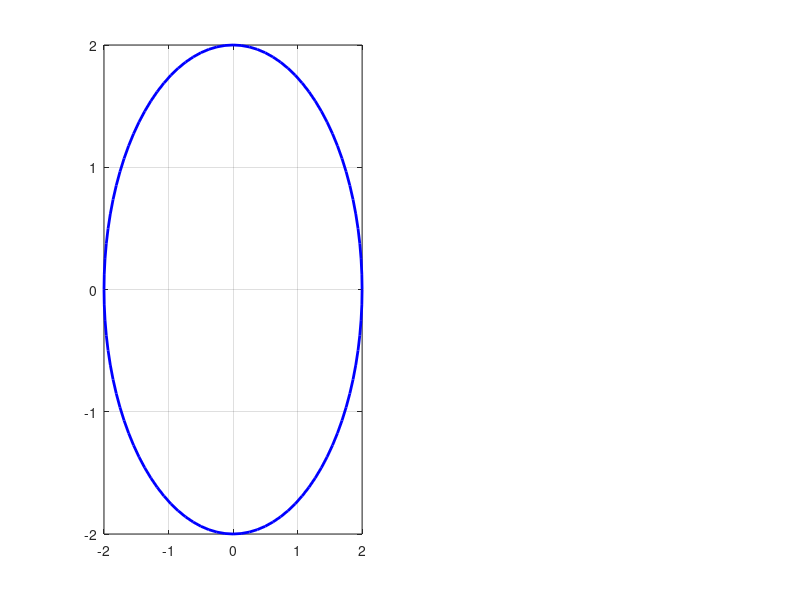

This chart was generated by the following MATLAB code: (Note: this script raises an error after producing the figure.)
Np = 220;            % Number of spatial points
dx = 2*pi/Np;        % discretization size
x  = 0:dx:(3*pi);    % utilized x range

% Individual Harmonics

f1sin = 2*sin(x);         f1cos = 2*cos(x);
f3sin = -1*cos(3*x);      f3cos = -1*sin(3*x);
f5sin = (2/3)*cos(5*x);   f5cos = (2/3)*sin(5*x);
f7sin = (-0.5)*sin(7*x);  f7cos = (-0.5)*cos(7*x);

%f=f1sin+f3sin+f5sin+f7sin;

Nt = 100;                % Number of points over the circles
dtheta = 2*pi/Nt;        % Discretization over circles
theta  = 0:dtheta:2*pi;  % Span the whole 2pi

% Circle points
x1=2*cos(theta);
y1=2*sin(theta);

x2=-1*sin(3*theta);
y2=-1*cos(3*theta);

x3=(2/3)*sin(5*theta);
y3=(2/3)*cos(5*theta);

x4=(-0.5)*cos(7*theta);
y4=(-0.5)*sin(7*theta);

Lx=length(x);
Lw=2; Fs=12;

shift = length(x);  % This is just to save the jpeg with continuing numbers
itx= 0+ shift;      % which is later used for video generation

for i=1:length(x)

    f1=figure (1); clf;

    sp1=subplot(1,2,1);
    %  -- 1st harmonic ---
    plot(x1,y1,'LineWidth',Lw,'Color','b'); hold on; grid on;
    line([0 f1cos(i)],[0 f1sin(i)],'Color','b','LineWidth',Lw,'LineSmoothing','on');
    set(sp1,'Position',[0.0400    0.1800    0.4    0.677]);
    xlim([-7 7]); ylim([-7 7])

    %  -- 2nd harmonic ---
    plot(x2+f1cos(i),y2+f1sin(i),'LineWidth',Lw,'Color','r'); hold on;
    line(f1cos(i)+[0 f3cos(i)],f1sin(i)+[0 f3sin(i)],'Color','r','LineWidth',Lw,'LineSmoothing','on');

    %  -- 3rd harmonic ---
    plot(x3+f1cos(i)+f3cos(i),y3+f1sin(i)+f3sin(i),'LineWidth',Lw,'Color','g'); hold on;
    line(f3cos(i)+f1cos(i)+[0 f5cos(i)],f3sin(i)+f1sin(i)+[0 f5sin(i)],'Color','g','LineWidth',Lw,'LineSmoothing','on');

    % -- 4th harmonic ---
    plot(x4+f1cos(i)+f3cos(i)+f5cos(i),y4+f1sin(i)+f3sin(i)+f5sin(i),'LineWidth',Lw,'Color','k'); hold on;
    line(f3cos(i)+f1cos(i)+f5cos(i)+[0 f7cos(i)],f3sin(i)+f1sin(i)+f5sin(i)+[0 f7sin(i)],'Color','k','LineWidth',Lw,'LineSmoothing','on');
    [xf4, yf4] = ds2nfu(f3cos(i)+f1cos(i)+f5cos(i)+f7cos(i),f3sin(i)+f1sin(i)+f5sin(i)+f7sin(i));     % Convert axes coordinates to figure coordinates for 1st axes

    title('Harmonic Circles','FontSize',Fs,'FontName','Century Gothic')

    sp2=subplot(1,2,2);
    plot(x,sawtooth(x),'m','LineWidth',Lw); hold on; grid on;
    ylim([-7 7]); xlim([0 19])
    set(sp2,'Position',[0.52    0.178200    0.49    0.680]);

    % Convert axes coordinates to figure coordinates for 1st axes
    %  -- 1st harmonic ---
    [xg1, yg1] = ds2nfu(x(i),f1sin(i));

    %  -- 2nd harmonic ---
    [xg2, yg2] = ds2nfu(x(i),f3sin(i)); % Convert axes coordinates to figure coordinates for 1st axes

    %  -- 3rd harmonic ---
    [xg3, yg3] = ds2nfu(x(i),f5sin(i)); % Convert axes coordinates to figure coordinates for 1st axes

    % -- 4th harmonic ---
    [xg4, yg4] = ds2nfu(x(i),f7sin(i)); % Convert axes coordinates to figure coordinates for 1st axes
  
    plot(x(1:i),f1sin(1:i)+f3sin(1:i)+f5sin(1:i)+f7sin(1:i),'m','LineWidth',Lw); hold on; grid on;

    ylim([-7 7]); xlim([0 19])
    set(sp2,'Position',[0.52    0.178200    0.49    0.680]);

    [xgt, ygt] = ds2nfu(x(i),f1sin(i)+f3sin(i)+f5sin(i)+f7sin(i)); % Convert axes coordinates to figure coordinates for 1st axes
    annotation('line',[xf4 xgt],[yf4 ygt],'color','m','LineStyle','--','LineWidth',Lw);

    title('Summation of First Four Harmonics','FontSize',Fs,'FontName','Century Gothic')
    xlabel('x','FontSize',Fs,'FontName','Century Gothic')

    pause(0.01);
end